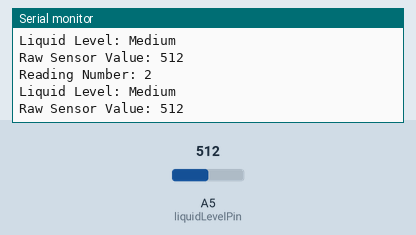
Bench run of a sketch on a simulated Arduino Uno, built with avr-gcc and run on an emulated ATmega328P. Parts: the last lines printed to the serial monitor. Inputs (shaded band) come from the test bench; at power-on: A5 (liquidLevelPin) = 512.

Above: at 2.8 s.
2.9 s: A5 (liquidLevelPin) set to 390
At 5.0 s:
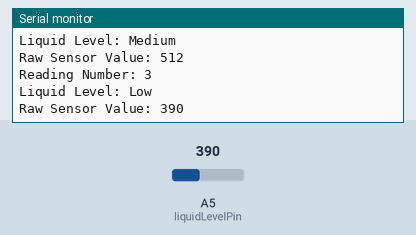
7.5 s: A5 (liquidLevelPin) set to 90
At 9.3 s:
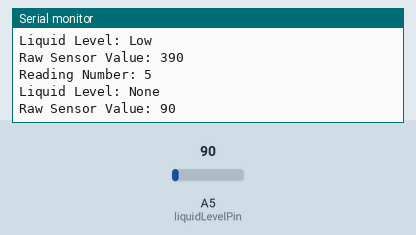
11.5 s: A5 (liquidLevelPin) set to 710
At 12.5 s:
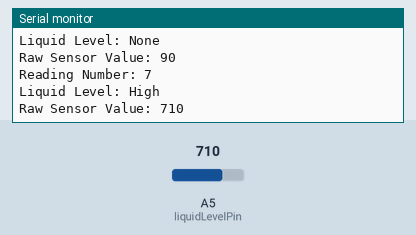
Timing chart, 0 to 14.5 s (numbered marks = the images above; inputs shaded):
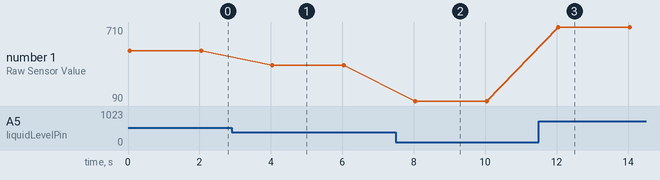

The sketch:

sketch_apr12b.ino
```cpp
// Code by Adittya Kumar Chowdhury

// Define the pin where the sensor is connected
const int liquidLevelPin = A5;

// Initialize a counter for the reading number
unsigned long readingNumber = 0;

void setup() {
  // Initialize Serial communication at a baud rate of 9600
  // This is also used for Bluetooth communication with the HC-05 module
  Serial.begin(9600);
}

void loop() {
  // Increment the reading number
  readingNumber++;

  // Read the sensor value from the liquid level sensor
  int sensorValue = analogRead(liquidLevelPin);

  // Determine the liquid level based on the sensor value
  String liquidLevel;
  if(sensorValue > 700) { // Assume >700 for High level, adjust based on your calibration
    liquidLevel = "High";
  } else if(sensorValue > 400) { // Assume >400 for Medium level, adjust based on your calibration
    liquidLevel = "Medium";
  } else if(sensorValue > 100) { // Assume >100 for Low level, adjust based on your calibration
    liquidLevel = "Low";
  } else {
    liquidLevel = "None";
  }

  // Send the liquid level status over Bluetooth
  Serial.print("Reading Number: ");
  Serial.println(readingNumber);
  Serial.print("Liquid Level: ");
  Serial.println(liquidLevel);
  Serial.print("Raw Sensor Value: ");
  Serial.println(sensorValue);

  // Delay the reading
  delay(2000); // Delay of 2 seconds
}
```

Measured:
- after the input at 2.9 s, the serial monitor: prints a new line after 1.1 s (image 1)
- after the input at 7.5 s, the serial monitor: prints a new line after 0.52 s (image 2)
- after the input at 11.5 s, the serial monitor: prints a new line after 0.53 s (image 3)
- plotted number 1: 512 → 390 after the input at 2.9 s, 390 → 90 after the input at 7.5 s, 90 → 710 after the input at 11.5 s
